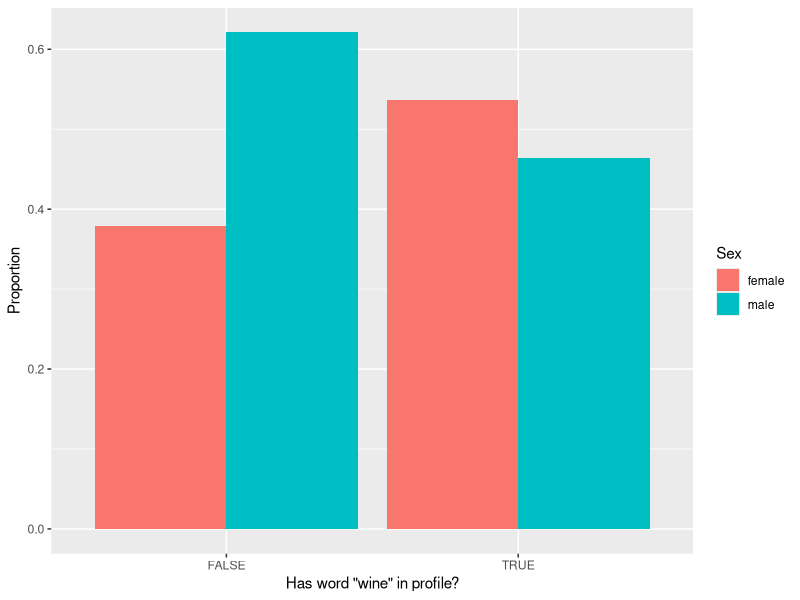
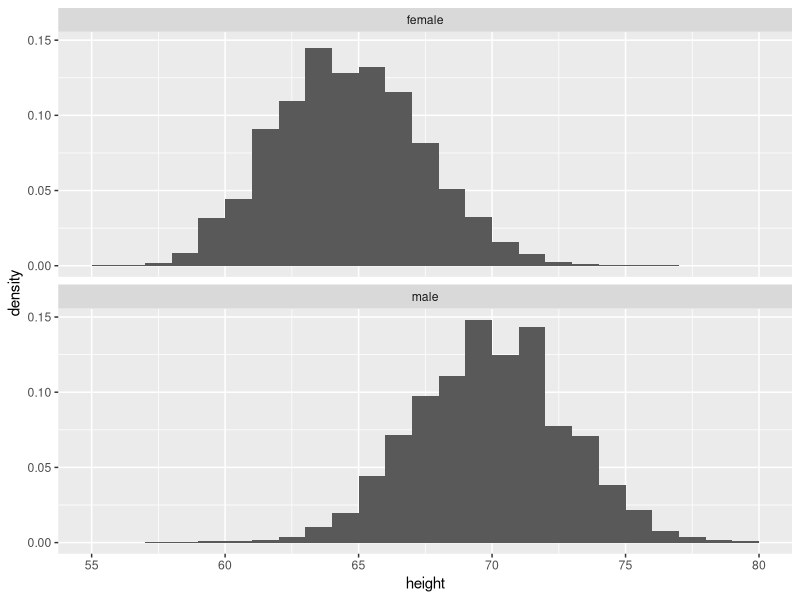
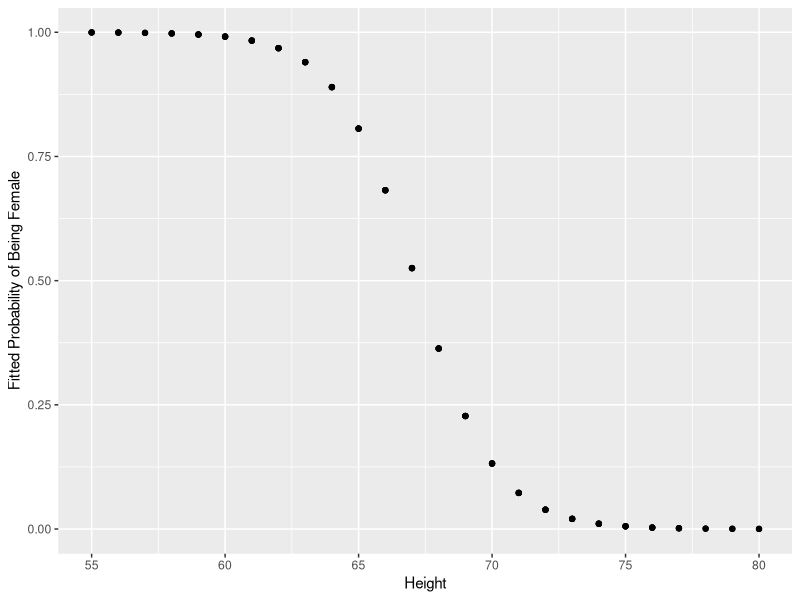

Write R code to recreate these figures, in order.
## ---- chunk 1
# Install these packages first
library(dplyr)
library(ggplot2)
library(tidyr)
library(knitr)
library(readr)
## ---- chunk 2
# Load data
profiles <- read_csv("../Lec22 More Hypothesis Testing/profiles.csv") %>% 
  tbl_df() %>% 
  mutate(sex = ifelse(is_female==1, "female", "male")) %>% 
  filter(height >=55 & height <= 80)
## ---- chunk 3
# Set seed for random number generator
set.seed(81)
profiles %>%  
  sample_n(5) %>% 
  select(-is_female) %>% 
  select(sex, height, has_wine) %>% 
  kable()
## ---- chunk 4
has_wine_counts <- profiles %>% 
  group_by(has_wine) %>% 
  tally()

profiles %>%
  select(sex, has_wine) %>% 
  group_by(sex, has_wine) %>% 
  tally() %>% 
  inner_join(has_wine_counts, by="has_wine") %>% 
  mutate(prop=n.x/n.y) %>%
  select(sex, has_wine, prop) %>% 
  ggplot(data=., aes(x=has_wine, y=prop, fill=sex)) + 
  geom_bar(stat="identity", position="dodge") +
  labs(fill = "Sex", x='Has word "wine" in profile?', y="Proportion")
## ---- chunk 5
model <- glm(is_female ~ has_wine, data=profiles, family="binomial")
## ---- chunk 6
kable(summary(model)$coef, digits=3)
## ---- chunk 7
data_frame(prob = round(fitted(model),3)) %>%
  group_by(prob) %>%
  tally() %>%
  rename(
    `Fitted Prob` = prob,
    Number = n
  ) %>%
  kable()
## ---- chunk 8
profiles <- profiles %>% 
  filter(!is.na(height))

ggplot(data=profiles, aes(x=height)) +
  geom_histogram(aes(y=..density..), binwidth=1, boundary=55) + 
  facet_wrap(~sex, nrow=2) 
## ---- chunk 9
model <- glm(is_female ~ height, data=profiles, family="binomial")
## ---- chunk 10
kable(summary(model)$coef, digits=3)
## ---- chunk 11
exp(-0.662)
## ---- chunk 12
profiles_sub <- profiles %>% 
  mutate(fitted = fitted(model)) %>% 
  distinct()

ggplot(data=profiles_sub, aes(x=height, y=fitted)) + 
  geom_point() +
  labs(x="Height", y="Fitted Probability of Being Female")
